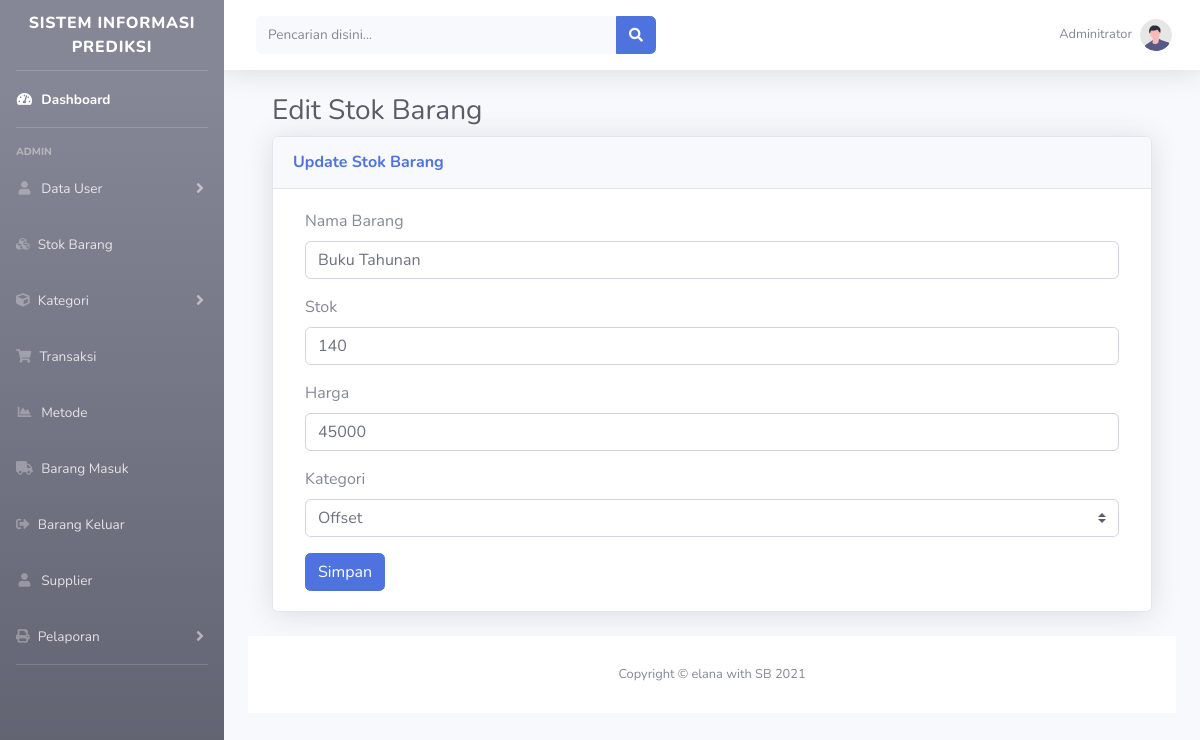
Page /?halaman=stok&aksi=edit&id=1 (signed in) on the committed database.
### tables this page shows
CREATE TABLE `stok` (
  `id` int(11) NOT NULL,
  `nama_barang` varchar(150) NOT NULL,
  `jenis` varchar(100) NOT NULL,
  `stok` int(200) DEFAULT NULL,
  `harga` int(50) NOT NULL,
  `kategori` varchar(150) NOT NULL
);

CREATE TABLE `kategori` (
  `id` int(5) NOT NULL,
  `nama_kategori` varchar(100) DEFAULT NULL
);

### admin/stok/edit_barang.php (the view, shortened to what this page needs)
<div class="container-fluid">
    <h1 class="h3 mb-2 text-gray-800">Edit Stok Barang</h1>
    <div class="card shadow mb-4">
        <div class="card-header py-3">
            <h6 class="m-0 font-weight-bold text-primary">Update Stok Barang</h6>
        </div>
        <div class="card-body">
            <div class="col-lg-12">
                <div class="box box-primary">
                        <?php
                        $sql = mysqli_query($conn, "SELECT * FROM stok where id = '$_GET[id]'") or die(mysqli_error());
                        $data = mysqli_fetch_array($sql);
                        ?>
                    <form role="form" method="post">
                        <div class="box-body">
                            <div class="form-group">
                                <label for="exampleInputEmail1">Nama Barang</label>
                                <input type="text" class="form-control" id="exampleInputEmail1" placeholder="Masukan Nama barang" name="nama_barang" required value="<?= $data['nama_barang'] ?>">
                            </div>
                            <div class="form-group">
                                <label for="exampleInputEmail1">Stok</label>
                                <input type="text" class="form-control" id="exampleInputEmail1" placeholder="Masukan stok" name="stok" required value="<?= $data['stok'] ?>">
                            </div>
                            <div class="form-group">
                                <label for="exampleInputEmail1">Harga</label>
                                <input type="text" class="form-control" id="exampleInputEmail1" placeholder="Masukan Harga" name="harga" required value="<?= $data['harga'] ?>">
                            </div>
                            <div class="form-group">
                            <label for="exampleInputEmail1">Kategori</label>
                            <select name="kategori" class="custom-select">
                                <?php $kategori = mysqli_query($conn, "SELECT * from kategori"); ?>
                                <?php foreach ($kategori as $row) : ?>
                                    <option value="<?php echo $row['id'] ?>" <?php if ($data['kategori']==$row['id']){echo "selected";} ?>><?php echo $row['nama_kategori'] ?>
                                    </option>
                                <?php endforeach ?>
                            </select>
                        </div>
                        </div>
                        <div class="box-footer">
                            <button type="submit" class="btn btn-primary" name="simpan">Simpan</button>
                        </div>
                    </form>
                </div>
            </div>
        </div>
    </div>

### rows in the picture
stok: nama_barang "Buku Tahunan", stok "140", harga "45000", kategori "Offset"
